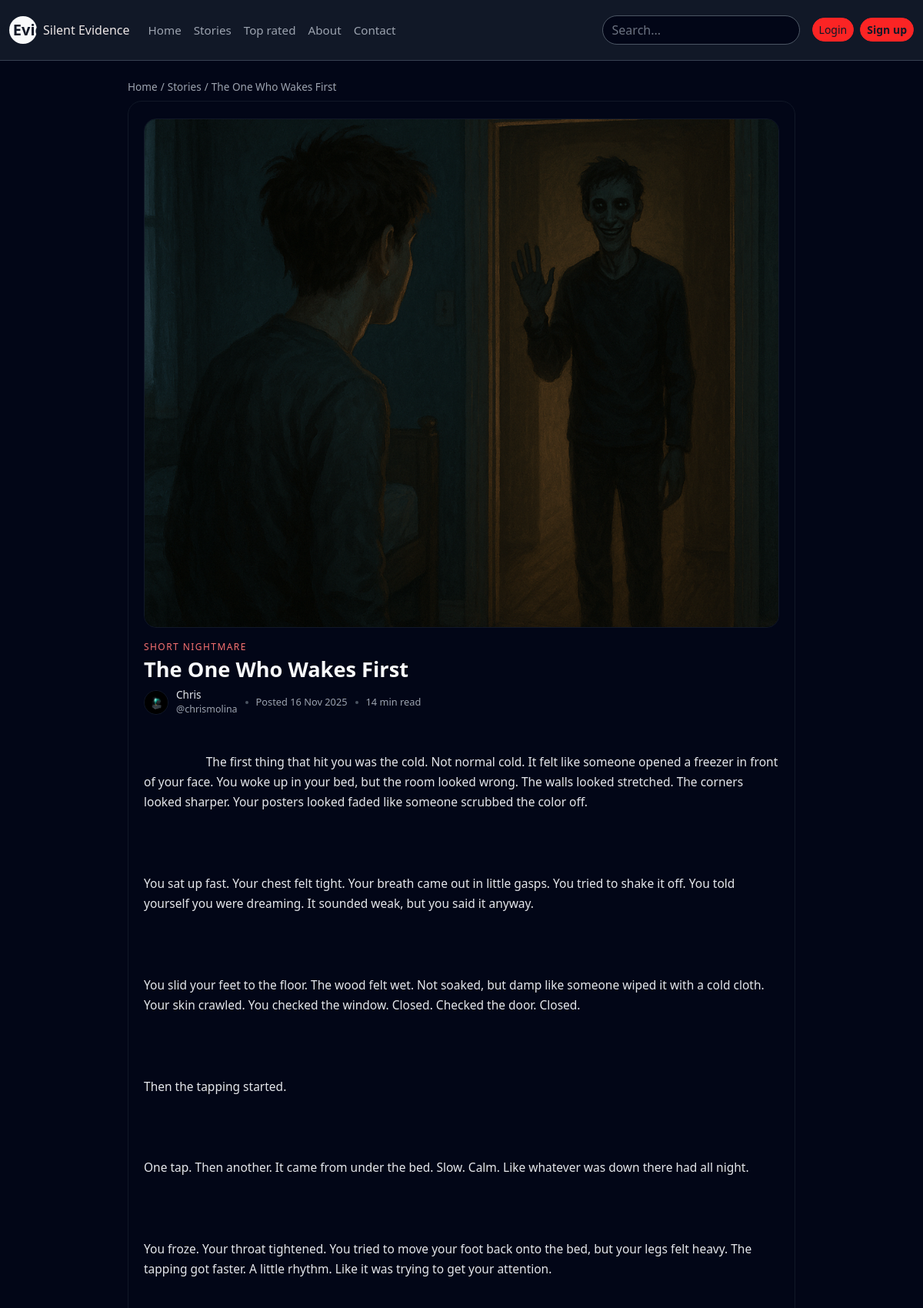
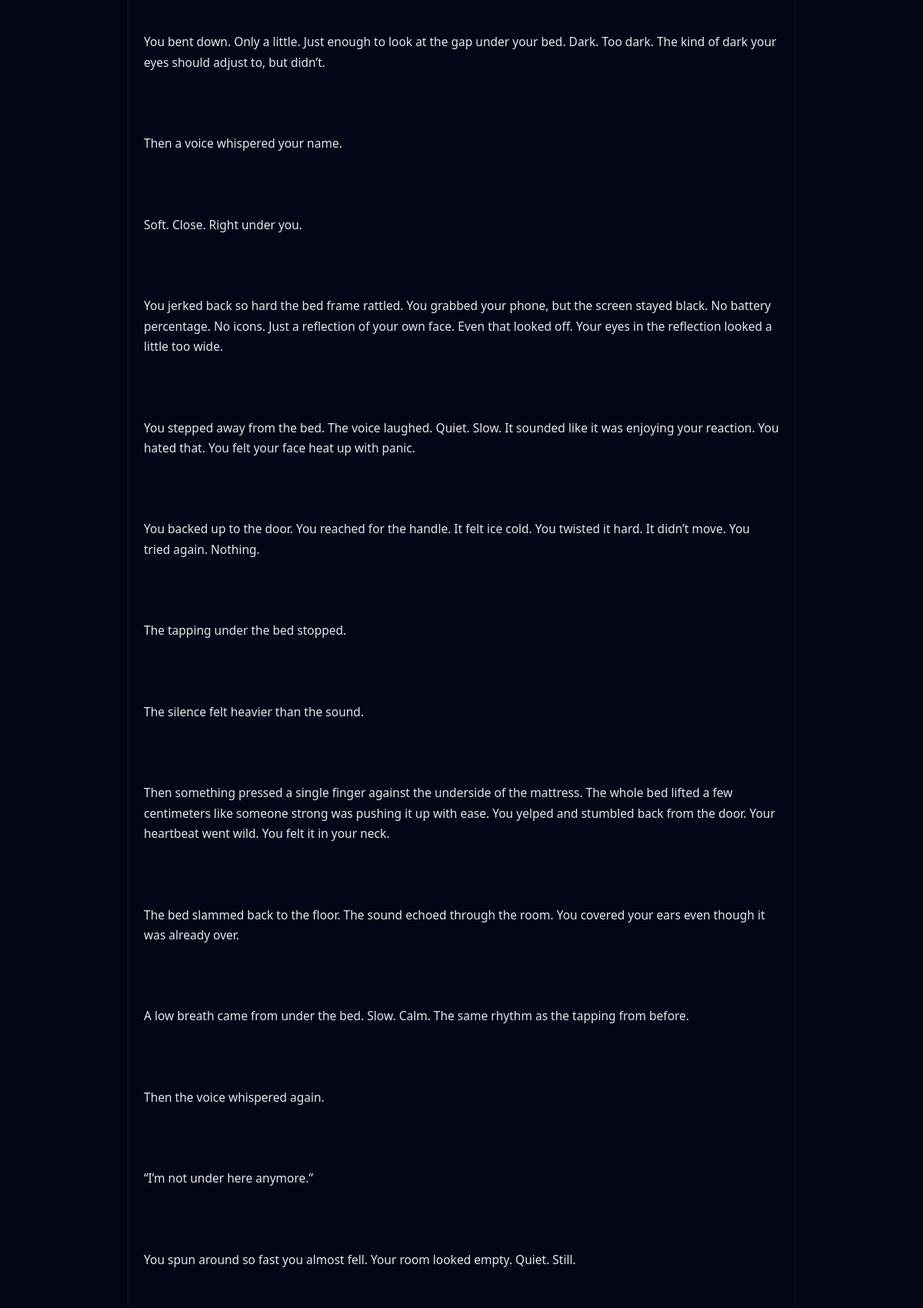
The app's page /story.php?id=4 (upper part) with its own data (2 pictures, top to bottom).
### tables this page shows
CREATE TABLE `stories` (
  `id` int(10) UNSIGNED NOT NULL,
  `user_id` int(10) UNSIGNED NOT NULL,
  `title` varchar(200) NOT NULL,
  `slug` varchar(220) NOT NULL,
  `category` enum('true','paranormal','urban','short','haunted','ghosts','missing','crime','sleep','forest','night','calls','creatures','abandoned','psychological') NOT NULL DEFAULT 'true',
  `content` longtext NOT NULL,
  `image_path` varchar(255) DEFAULT NULL,
  `is_published` tinyint(1) NOT NULL DEFAULT 1,
  `is_featured` tinyint(1) NOT NULL DEFAULT 0,
  `views` int(10) UNSIGNED NOT NULL DEFAULT 0,
  `likes` int(10) UNSIGNED NOT NULL DEFAULT 0,
  `image` varchar(255) DEFAULT NULL,
  `created_at` datetime NOT NULL DEFAULT current_timestamp(),
  `updated_at` datetime NOT NULL DEFAULT current_timestamp() ON UPDATE current_timestamp()
);

CREATE TABLE `users` (
  `id` int(10) UNSIGNED NOT NULL,
  `username` varchar(50) NOT NULL,
  `email` varchar(190) NOT NULL,
  `password_hash` varchar(255) NOT NULL,
  `display_name` varchar(100) NOT NULL,
  `avatar` varchar(255) DEFAULT NULL,
  `bio` text DEFAULT NULL,
  `role` enum('user','admin') NOT NULL DEFAULT 'user',
  `created_at` datetime NOT NULL DEFAULT current_timestamp(),
  `last_login` datetime DEFAULT NULL,
  `locked_until` datetime DEFAULT NULL,
  `reset_token` varchar(64) DEFAULT NULL,
  `reset_expires` datetime DEFAULT NULL,
  `is_blocked` tinyint(1) NOT NULL DEFAULT 0,
  `blocked_reason` varchar(255) DEFAULT NULL,
  `blocked_at` datetime DEFAULT NULL
);

### story.php (the view, shortened to what this page needs)
<?php
require 'include/db.php';
$storyId = $_GET['id'] ?? null;
if (!$storyId || !ctype_digit($storyId)) {
    http_response_code(404);
    $story = null;
    $storyId = null;
} else {
    $storyId = (int)$storyId;
}
if ($storyId) {
    $stmt = $pdo->prepare('SELECT s.id, s.title, s.category, s.content, s.created_at, s.views, s.likes, s.image_path, u.display_name, u.username, u.avatar FROM stories s JOIN users u ON u.id = s.user_id WHERE s.id = :id AND s.is_published = 1 LIMIT 1');
    $stmt->execute([':id' => $storyId]);
    $story = $stmt->fetch(PDO::FETCH_ASSOC);
} else {
    $story = false;
}
if ($story) {
    $authorName = $story['display_name'] ?: $story['username'];
    $authorAvatar = $story['avatar'] ?: 'uploads/avatars/default.png';
    $wordCount = str_word_count(strip_tags($story['content']));
    $minutes = max(1, ceil($wordCount / 200));
} else {
    $authorName = null;
    $authorAvatar = null;
    $minutes = null;
}
?>
<!doctype html>
<html lang="en">
<head>
    <link
        href="https://cdn.jsdelivr.net/npm/bootstrap@5.3.3/dist/css/bootstrap.min.css"
        rel="stylesheet">
</head>
<body>
    <?php include 'include/header.php'; ?>
    <div class="page-wrapper">
        <?php if (!$story): ?>
            <div class="empty-state">
                <h1>Story not found</h1>
                <p>This story does not exist or is no longer available.</p>
                <a href="stories.php" class="btn btn-outline-silent mt-3">Back to stories</a>
            </div>
        <?php else: ?>
            <nav class="breadcrumb mb-2">
                <a href="index.php">Home</a>
                <span class="mx-1">/</span>
                <a href="stories.php">Stories</a>
                <span class="mx-1">/</span>
                <span><?php echo htmlspecialchars($story['title']); ?></span>
            </nav>
            <article class="story-card">
                <?php if (!empty($story['image_path'])): ?>
                    <div class="story-image">
                        <img src="<?php echo htmlspecialchars($story['image_path']); ?>" alt="Story image">
                    </div>
                <?php endif; ?>
                <div class="story-category mb-1">
                    <?php
                    $cat = $story['category'];
                    if ($cat === 'true') {
                        echo 'TRUE STORY';
                    } elseif ($cat === 'paranormal') {
                        echo 'PARANORMAL';
                    } elseif ($cat === 'urban') {
                        echo 'URBAN LEGEND';
                    } elseif ($cat === 'short') {
                        echo 'SHORT NIGHTMARE';
                    } else {
                        echo htmlspecialchars(strtoupper($cat));
                    }
                    ?>
                </div>
                <h1 class="story-title">
                    <?php echo htmlspecialchars($story['title']); ?>
                </h1>
                <div class="story-meta">
                    <div class="author-block">
                        <img src="<?php echo htmlspecialchars($authorAvatar); ?>" class="author-avatar" alt="Author">
                        <div>
                            <div class="author-name">
                                <?php echo htmlspecialchars($authorName); ?>
                            </div>
                            <div class="author-username">
                                @<?php echo htmlspecialchars($story['username']); ?>
                            </div>
                        </div>
                    </div>
                    <span class="dot"></span>
                    <span>
                        Posted <?php echo date('d M Y', strtotime($story['created_at'])); ?>
                    </span>
                    <span class="dot"></span>
                    <span>
                        <?php echo $minutes; ?> min read
                    </span>
                </div>
                <div class="story-body">
                    <?php echo nl2br(htmlspecialchars($story['content'])); ?>
                </div>
            </article>
        <?php endif; ?>
    </div>
</body>
</html>

### story.php (style rules this page uses)
body { background-color: #020617; color: #e5e7eb; font-family: system-ui, -apple-system, BlinkMacSystemFont, "Segoe UI", sans-serif; }
.page-wrapper { max-width: 900px; margin: 0 auto; padding: 24px 16px 40px; }
.breadcrumb { font-size: 0.85rem; color: #9ca3af; }
.breadcrumb a { color: #9ca3af; text-decoration: none; }
.story-card { background-color: #020617; border-radius: 18px; border: 1px solid #111827; padding: 22px 20px 26px; }
.story-image { border-radius: 16px; overflow: hidden; margin-bottom: 16px; background-color: #020617; border: 1px solid #111827; }
.story-image img { width: 100%; max-height: 660px; object-fit: cover; display: block; }
.story-category { font-size: 0.75rem; text-transform: uppercase; letter-spacing: 0.12em; color: #f87171; }
.story-title { font-size: 1.7rem; font-weight: 700; margin-bottom: 6px; color: #f9fafb; }
.story-meta { font-size: 0.8rem; color: #9ca3af; display: flex; flex-wrap: wrap; gap: 10px; align-items: center; margin-bottom: 18px; }
.dot { width: 4px; height: 4px; border-radius: 999px; background-color: #4b5563; }
.author-block { display: flex; align-items: center; gap: 10px; }
.author-avatar { width: 32px; height: 32px; border-radius: 999px; object-fit: cover; border: 1px solid #111827; }
.author-name { font-size: 0.85rem; color: #e5e7eb; }
.author-username { font-size: 0.78rem; color: #9ca3af; }
.story-body { font-size: 0.97rem; line-height: 1.7; color: #e5e7eb; white-space: pre-wrap; }

### records on screen
stories: title "The One Who Wakes First", image_path (picture), user.avatar (picture), user.display_name "Chris", user.username "chrismolina", created_at "16 Nov 2025", content "14", content "The first thing that hit you was the cold. Not normal cold. It felt like someone opened a freezer in front of your face. You woke up in your bed, but the room looked wrong. The walls looked stretched. The corners looked sharper. Your posters looked faded like someone scrubbed the color off. You sat up fast. Your chest felt tight. Your breath came out in little gasps. You tried to shake it off. You told yourself you were dreaming. It sounded weak, but you said it anyway. You slid your feet to the floor. The wood felt wet. Not soaked, but damp like someone wiped it with a cold cloth. Your skin crawled. You checked the window. Closed. Checked the door. Closed. Then the tapping started. One…"
